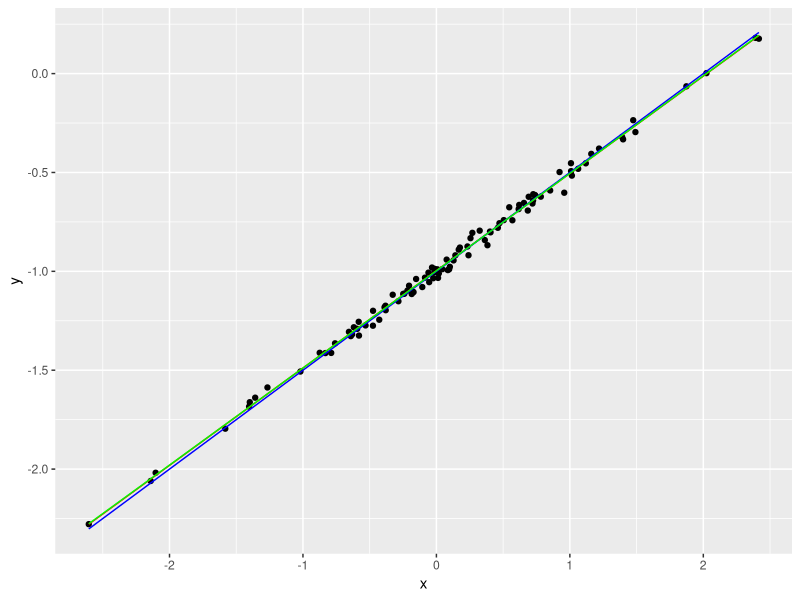

The R source for this figure:
library(ggplot2)

#FUNCION PARA ESTIMAR BETAS
estimar_beta <- function(y,...){
  unos<-rep(1,length(y))
  X<-cbind(unos,...)
  beta_sombrero<-c(solve(t(X)%*%X)%*%t(X)%*%y)
}

#DEFINO LOS VECTORES 
x<-rnorm(100)
epsilon<-rnorm(100,0,0.025)

#DEFINO RECTA
y<-(-1)+0.5*x+epsilon
p<-ggplot(data=NULL)+geom_point(aes(x,y))
b0<- -1
b1<- 0.5

#AJUSTE LINEAL
ajuste<-lm(y~x)
ajuste$coefficients
y_lineal<-ajuste$coefficients[1]+ajuste$coefficients[2]*x
p<-p + geom_line(aes(x,y_lineal),col='red')+
  geom_line(aes(x,-1+0.5*x),col='blue')

#AJUSTE CUADRATICO
beta_cuadratico<-estimar_beta(y,x,x*x)
y_cuadratico<- beta_cuadratico[1]+beta_cuadratico[2]*x+beta_cuadratico[3]*x*x

#PLOT DE LOS DATOS CON LAS REGRESIONES
p + geom_line(aes(x,y_cuadratico), col="green")

#CALCULO ERRORES CUADRATICOS MEDIOS Y ME FIJO CUAL ES MAYOR 
mse_lineal<-sum((y-y_lineal)*(y-y_lineal))/length(y)
mse_cuadratico<-sum((y-y_cuadratico)*(y-y_cuadratico))/length(y)
is_bigger<-mse_lineal>mse_cuadratico

